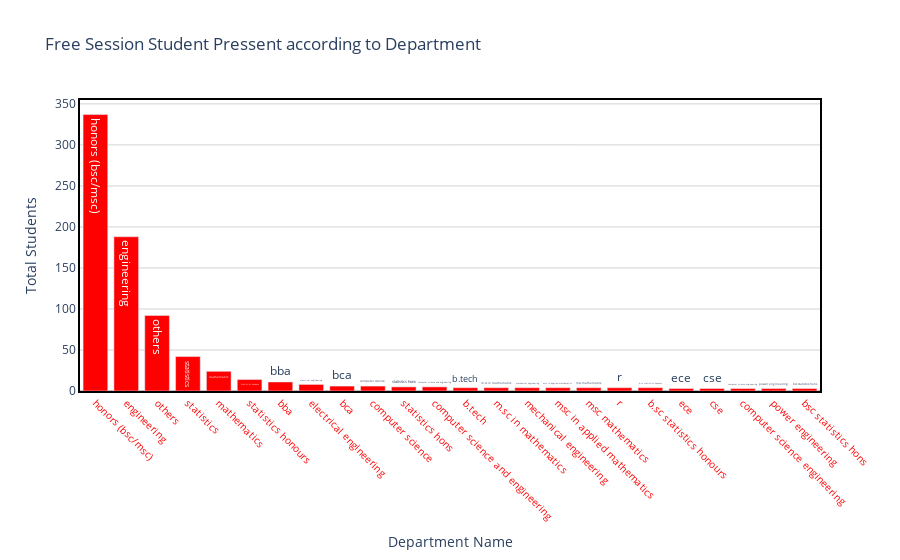

This figure's notebook cell:
### Markdown cell above
# here total unique department is almost 200.
same department name are repating as  many times

### Code cell
draw_trace_bar(departmenttop,'Department','dep_counts','Free Session Student Pressent according to Department', 'Department Name','Total Students',"red")

### Figure 1 — Plotly figure (JSON) as saved in the notebook; plotly's stock layout.template omitted (floating-point values rounded to 4 significant figures)
{"data": [{"marker": {"color": "red"}, "text": ["honors (bsc/msc)", "engineering", "others", "statistics", "mathematics", "statistics honours", "bba", "electrical engineering", "bca", "computer science", "statistics hons", "computer science and engineering", "b.tech", "m.sc in mathematics", "mechanical engineering", "msc in applied mathematics", "msc mathematics", "r", "b.sc statistics honours", "ece", "cse", "computer science engineering", "power engineering", "bsc statistics hons"], "type": "bar", "x": ["honors (bsc/msc)", "engineering", "others", "statistics", "mathematics", "statistics honours", "bba", "electrical engineering", "bca", "computer science", "statistics hons", "computer science and engineering", "b.tech", "m.sc in mathematics", "mechanical engineering", "msc in applied mathematics", "msc mathematics", "r", "b.sc statistics honours", "ece", "cse", "computer science engineering", "power engineering", "bsc statistics hons"], "y": [337, 188, 92, 42, 24, 14, 11, 8, 6, 6, 5, 5, 4, 4, 4, 4, 4, 4, 4, 3, 3, 3, 3, 3]}], "layout": {"hovermode": "closest", "paper_bgcolor": "rgba(0, 0, 0, 0)", "plot_bgcolor": "rgba(0, 0, 0, 0)", "title": {"text": "Free Session Student Pressent according to Department"}, "xaxis": {"linecolor": "black", "linewidth": 2, "mirror": true, "showline": true, "showticklabels": true, "tickangle": 45, "tickfont": {"color": "red", "size": 10}, "title": {"text": "Department Name"}, "zeroline": true, "zerolinecolor": "grey", "zerolinewidth": 1}, "yaxis": {"gridcolor": "lightgrey", "linecolor": "black", "linewidth": 2, "mirror": true, "showline": true, "title": {"text": "Total Students"}, "zeroline": true, "zerolinecolor": "grey", "zerolinewidth": 1}}}
